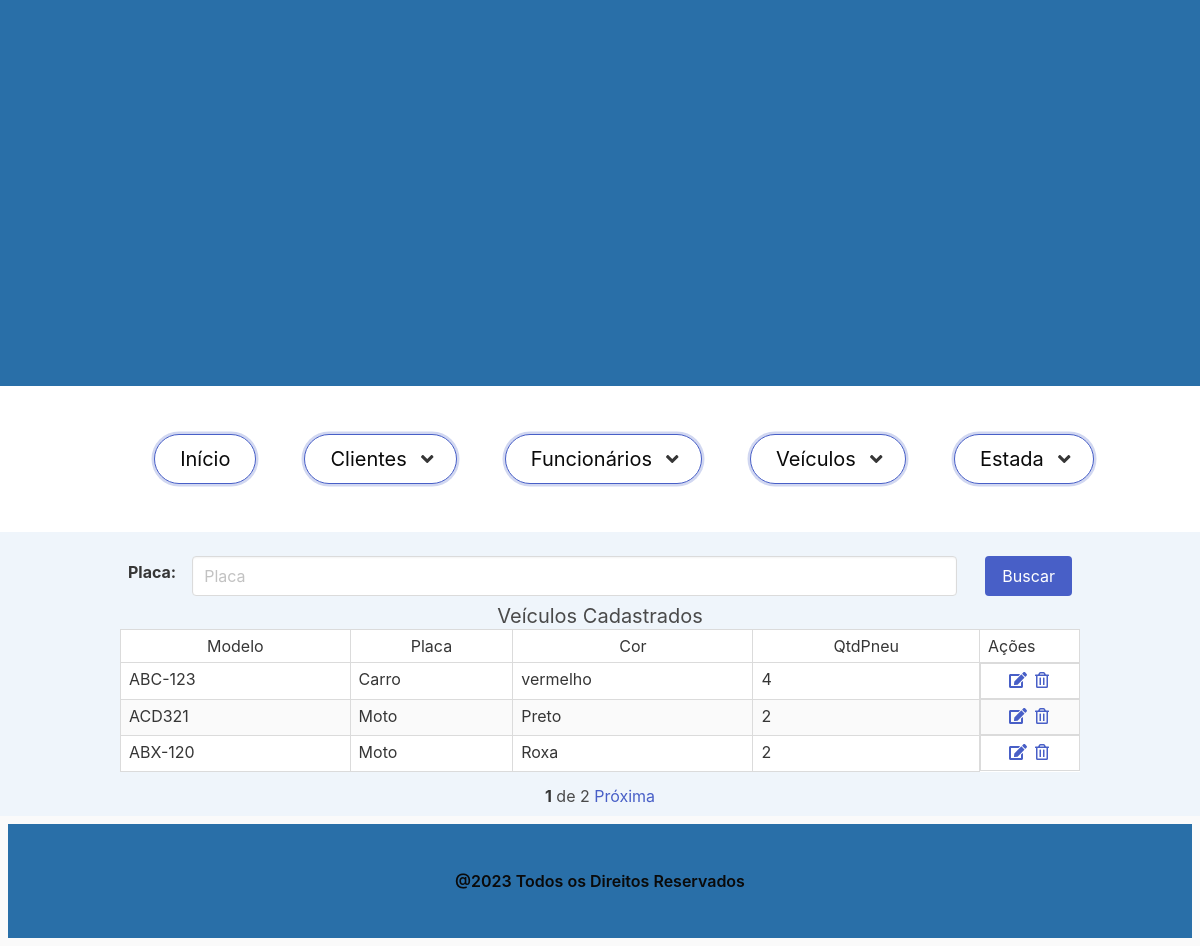
Page /veiculos on the committed database.
### veiculo/models.py (models this page shows, shortened)
class Veiculo(models.Model):
    modelo = models.CharField('Modelo', max_length=10, help_text='Modelo do Veículo')
    placa = models.CharField('Placa', max_length=10, help_text='Placa do Veículo')
    cor = models.CharField('Cor', max_length=10, help_text='Cor do Veículo')
    qtdPneu = models.DecimalField('Quantidade de Pneus', max_digits=1, decimal_places=0, help_text='Quantidade de Pneus')
    class Meta:
        verbose_name = 'Veículo'
        verbose_name_plural = 'Veículos'
        ordering = ['modelo']

### veiculo/views.py (the view)
# urls.py: path('veiculos', VeiculosView.as_view(), name='veiculos'),
class VeiculosView(ListView):
    model = Veiculo
    template_name = 'veiculos.html'
    def get_queryset(self, *args, **kwargs):
        buscar = self.request.GET.get('buscar')
        qs = super(VeiculosView, self).get_queryset(*args, **kwargs)
        if buscar:
            qs = qs.filter(placa__icontains=buscar)
        paginator = Paginator(qs, 3)
        listagem = paginator.get_page(self.request.GET.get('page'))
        return listagem

### veiculo/templates/veiculos.html (shortened to what this page needs)
{% extends "base.html" %}
{% load static %}
{% block content %}
   <section class="section has-background-info-light p-2">
      <div class="container">
        <form action="" method="GET">
          <div class="field is-grouped is-flex is-align-center is-flex-wrap-wrap">
            <label class="label p-2 mt-3">Placa:</label>
            <div class="control is-expanded p-2 mt-2" >
              <input  class="input " type="text" name="buscar" value="{{ request.GET.buscar }}" placeholder="Placa"/>
            </div>
            <div class="control p-2 mt-2">
            <button type="submit" class="button is-link">
              Buscar
            </button>
          </div>
          </div>
        </form>
     {% if object_list %}
     <div style="text-align: center"><h1 class="subtitle is-size4">Veículos Cadastrados</h1> </div>
     <div class="table">
       <table class="table is-table is-bordered is-striped is-narrow is-hoverable is-fullwidth">
         <thead>
         <tr>
         <td class="has-text-centered">Modelo</td>
         <td class="has-text-centered">Placa</td>
         <td class="has-text-centered">Cor</td>
         <td class="has-text-centered">QtdPneu</td>
         <td colspan="has-text-centered" style="width: 100px;">Ações</td>
         </tr>
         </thead>
         <tbody>
            {% for veiculo in object_list %}
              <tr>
                <td>{{ veiculo.placa }}</a> </td>
                <td>{{ veiculo.modelo }}</td>
                <td>{{ veiculo.cor }}</td>
                <td> {{ veiculo.qtdPneu }}</td>
                <td class="has-text-centered is-flex is-flex-wrap-nowrap is-justify-content-center">
                  <a href="{% url 'veiculo_editar' veiculo.pk %}">
                    <span class="icon">
                      <i class="fas fa-edit">
                      </i>
                    </span>
                  </a>
                  <a href="{% url 'veiculo_apagar' veiculo.pk %}">
                    <span class="icon">
                      <i class="far fa-trash-alt">
                      </i>
                    </span>
                  </a>
                </td>
              </tr>
         {% endfor %}
         </tbody>
       </table>
     </div>
       {% else %}
              <h2>Não existe veiculo cadastrado!</h2>
       {% endif %}
      </div>
      {% include "paginator.html" %}
     </section>
{% endblock %}

### home/templates/base.html (style rules this page uses)
* { margin: 0; padding: 0; }

### rows in the picture
Veiculo: placa "ABC-123", modelo "Carro", cor "vermelho", qtdPneu "4"
Veiculo: placa "ACD321", modelo "Moto", cor "Preto", qtdPneu "2"
Veiculo: placa "ABX-120", modelo "Moto", cor "Roxa", qtdPneu "2"

### other values in the picture
{{ object_list.number }} "1"
{{ object_list.paginator.num_pages }} "2"
